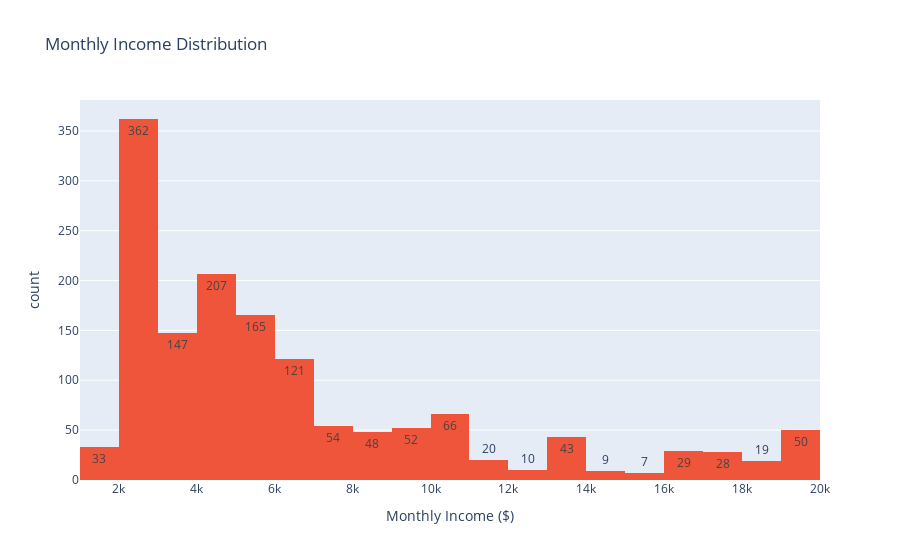

Notebook code for this chart:
### Code cell
# Monthly Income Distribution
fig_income = px.histogram(
    df_cleaned, x="MonthlyIncome", nbins=30, 
    title="Monthly Income Distribution", 
    labels={"MonthlyIncome": "Monthly Income ($)"}, 
    color_discrete_sequence=["#EF553B"],
    text_auto= True
)
fig_income.show()

### Figure 1 — Plotly figure (JSON) as saved in the notebook; plotly's stock layout.template omitted (floating-point values rounded to 4 significant figures; data arrays with more than 128 entries replaced by an {"elided": "..."} marker saying what was removed)
{"data": [{"alignmentgroup": "True", "bingroup": "x", "hovertemplate": "Monthly Income ($)=%{x}<br>count=%{y}<extra></extra>", "legendgroup": "", "marker": {"color": "#EF553B", "pattern": {"shape": ""}}, "name": "", "nbinsx": 30, "offsetgroup": "", "orientation": "v", "showlegend": false, "texttemplate": "%{value}", "type": "histogram", "x": {"elided": "1470 int values"}, "xaxis": "x", "yaxis": "y"}], "layout": {"barmode": "relative", "legend": {"tracegroupgap": 0}, "title": {"text": "Monthly Income Distribution"}, "xaxis": {"anchor": "y", "domain": [0, 1], "title": {"text": "Monthly Income ($)"}}, "yaxis": {"anchor": "x", "domain": [0, 1], "title": {"text": "count"}}}}
